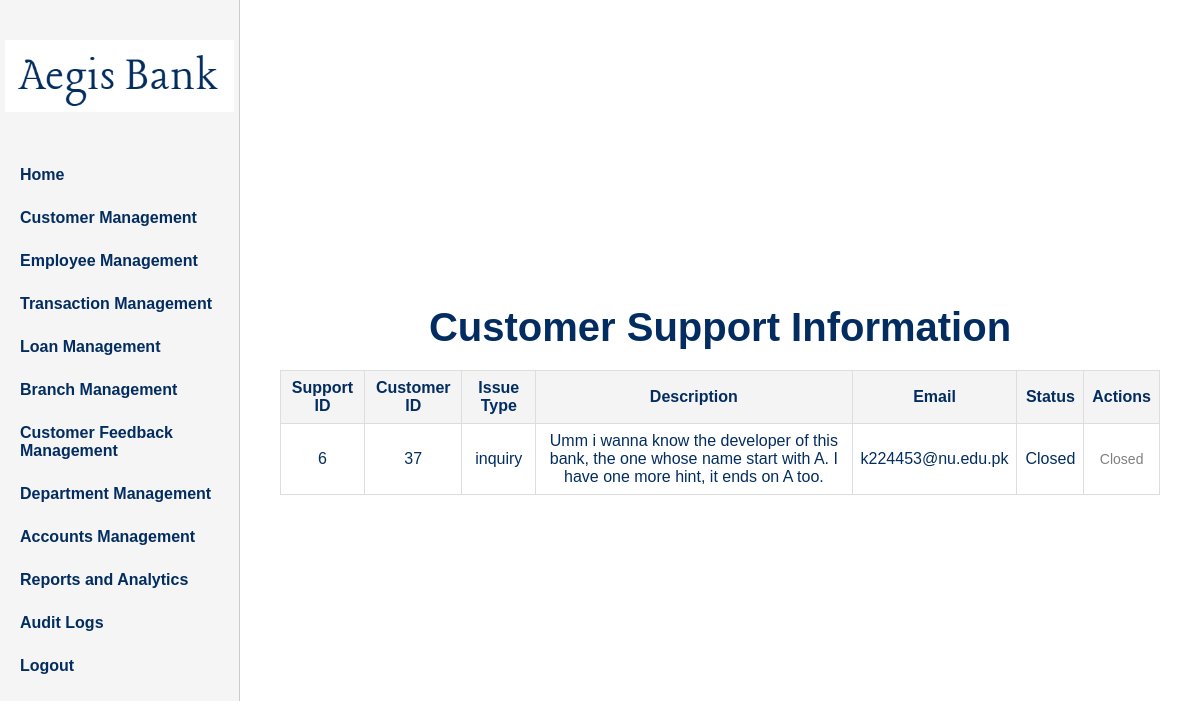
The app's page /adminpages/manage_support.php (signed in), older data.
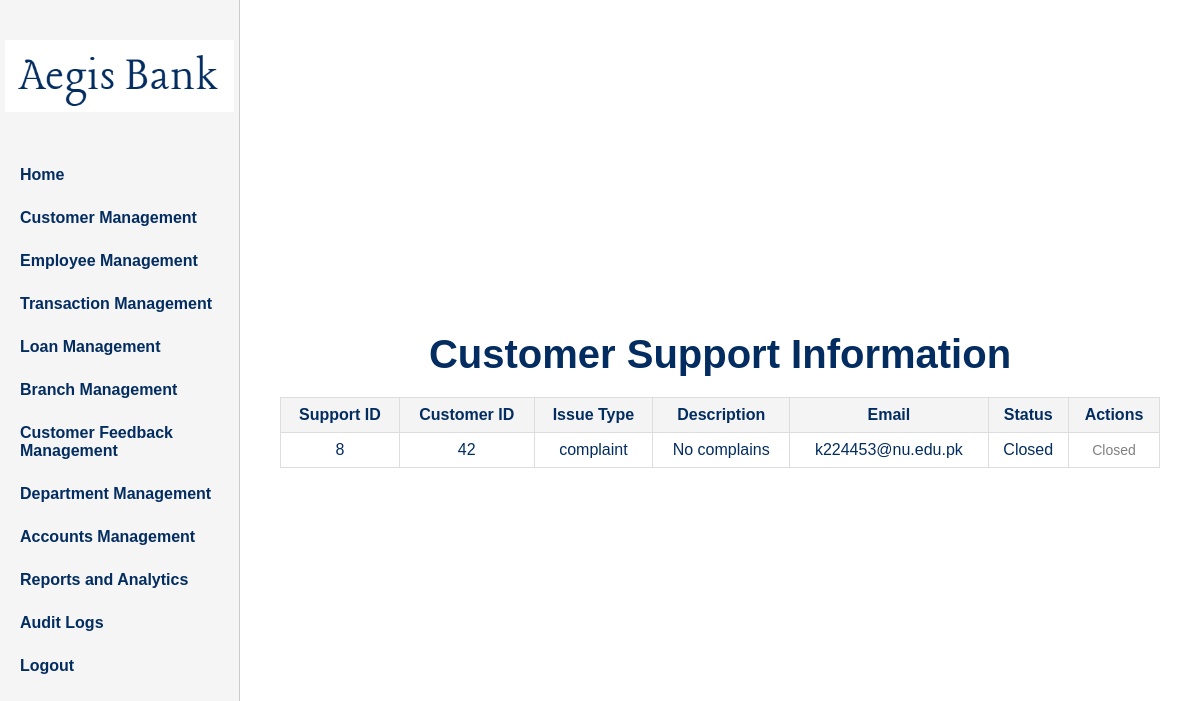
The same page, newer data.
### tables this page shows
CREATE TABLE `customer_support` (
  `Support_id` int(11) NOT NULL,
  `customer_customerID` int(11) NOT NULL,
  `issue_type` varchar(30) NOT NULL,
  `description` varchar(255) NOT NULL,
  `status` varchar(255) NOT NULL DEFAULT 'Pending',
  `created_at` timestamp NOT NULL DEFAULT current_timestamp()
);

CREATE TABLE `customer` (
  `customerId` int(11) NOT NULL,
  `account_accountID` int(11) NOT NULL,
  `Name` varchar(50) NOT NULL,
  `Email` varchar(100) NOT NULL,
  `Address` varchar(100) NOT NULL,
  `DateOfBirth` date NOT NULL,
  `Phone` int(11) NOT NULL,
  `UserPassword` varchar(11) NOT NULL
);

### adminpages/manage_support.php (the view, shortened to what this page needs)
<?php
include '../connection.php';
$result = mysqli_query($conn, "SELECT cs.*, c.email FROM customer_support cs
                                INNER JOIN customer c
                                ON cs.customer_customerID = c.customerID ");
$support_requests = mysqli_fetch_all($result, MYSQLI_ASSOC);
?>
<!DOCTYPE html>
<html lang="en">
<head>
    <link rel="stylesheet" href="../css/adminpages.css">
</head>
<body>
    <div id="main">
        <header class="header">
            <div id="logo" style="padding-top: 20px;">
                <img src="../logo.png" alt="Bank Logo">
            </div>
            <nav class="nav-links">
                <a href="adminhome.php">Home</a>
                <a href="manage_users.php">Customer Management</a>
                <a href="manage_employees.php">Employee Management</a>
                <a href="manage_transaction.php">Transaction Management</a>
                <a href="manage_loan.php">Loan Management</a>
                <a href="manage_branch.php">Branch Management</a>
                <a href="manage_support.php">Customer Feedback Management</a>
                <a href="manage_department.php">Department Management</a>
                <a href="manage_account.php">Accounts Management</a>
                <a href="manage_reports.php">Reports and Analytics</a>
                <a href="manage_audit_logs.php">Audit Logs</a>
                <a href="admin_logout.php">Logout</a>
            </nav>
        </header>
        <div class="user-info">
            <h1>Customer Support Information</h1>
            <table>
                <thead>
                    <tr>
                        <th>Support ID</th>
                        <th>Customer ID</th>
                        <th>Issue Type</th>
                        <th>Description</th>
                        <th>Email</th>
                        <th>Status</th>
                        <th>Actions</th>
                    </tr>
                </thead>
                <tbody>
                    <?php foreach ($support_requests as $request): ?>
                        <tr>
                            <td><?= htmlspecialchars($request['Support_id']); ?></td>
                            <td><?= htmlspecialchars($request['customer_customerID']); ?></td>
                            <td><?= htmlspecialchars($request['issue_type']); ?></td>
                            <td><?= htmlspecialchars($request['description']); ?></td>
                            <td><?= htmlspecialchars($request['email']); ?></td>
                            <td><?= htmlspecialchars($request['status']); ?></td>
                            <td>
                                <div class="action-buttons">
                                    <?php if ($request['status'] === 'Open'): ?>
                                        <button class="respond"
                                            onclick="if(confirm('Are you sure you want to respond and close this ticket?'))
                                                window.location.href='CustomerSupportManagement/respond_support.php?Support_id=<?= $request['Support_id']; ?>'">
                                            Respond and Close
                                        </button>
                                    <?php else: ?>
                                        <span>Closed</span>
                                    <?php endif; ?>
                                </div>
                            </td>
                        </tr>
                    <?php endforeach; ?>
                </tbody>
            </table>
        </div>
    </div>
</body>
</html>

Row changes from the older to the newer data that the page shows:
removed customer_support: Support_id "6", customer_customerID "37", issue_type "inquiry", description "Umm i wanna know the developer of this bank, the one whose name start with A. I have one more hint, it ends on A too.", customer_customerID.Email "k224453@nu.edu.pk", status "Closed"
added customer_support: Support_id "8", customer_customerID "42", issue_type "complaint", description "No complains", customer_customerID.Email "k224453@nu.edu.pk", status "Closed"
